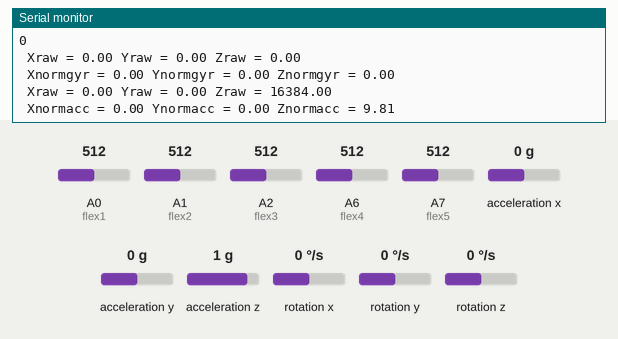
A sketch run on a simulated Arduino Nano, built with avr-gcc and run on an emulated ATmega328P. Parts: the last lines printed to the serial monitor. Inputs (shaded band) come from the test bench; at power-on: acceleration x 0 g, A0 (flex1) = 512, A6 (flex4) = 512, A7 (flex5) = 512, acceleration y 0 g, acceleration z 1 g, A1 (flex2) = 512, A2 (flex3) = 512, rotation x 0 °/s, rotation y 0 °/s, rotation z 0 °/s.

Above: at 1.2 s.
1.3 s: acceleration x set to -1.4 g
At 2.6 s:
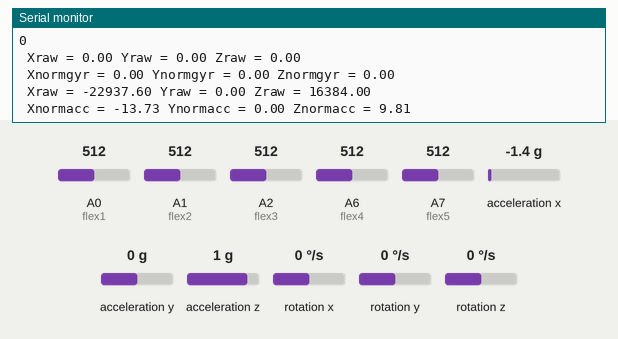
2.8 s: A0 (flex1) set to 306
4.3 s: A6 (flex4) set to 306
5.8 s: A7 (flex5) set to 306
7.3 s: acceleration y set to -1.4 g
At 8.6 s:
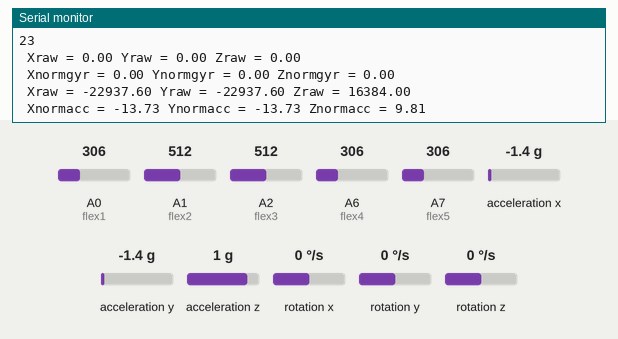
8.8 s: acceleration z set to -1.4 g
At 9.8 s:
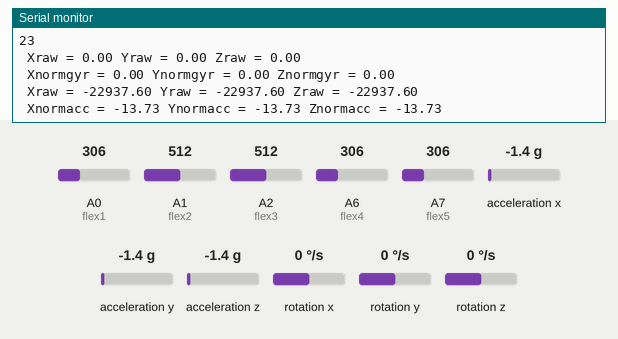
Timing chart, 0 to 11.3 s (numbered marks = the images above; inputs shaded):
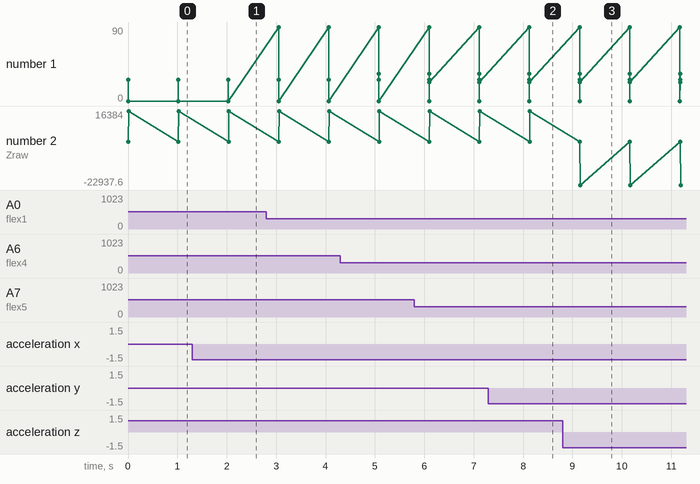

The sketch:

flex_sensor_glove.ino
```cpp
#include <MPU6050.h>
#include<Wire.h>
#include<SPI.h>
MPU6050 mpu;
#define CE_PIN 10
#define CSN_PIN 9
int flex1 = A0;
int flex2 = A1;// flex sensor is connected with analog pin A0
int flex3 = A2;
int flex4 = A6;
int flex5 = A7;
float data[8];
const uint64_t pipe = 0x1;
//RF24 radio(CE_PIN,CSN_PIN);
void setup()
{
 Serial.begin(115200);

  Serial.println("Inicjalizacja MPU6050");
  while(!mpu.begin(MPU6050_SCALE_2000DPS, MPU6050_RANGE_2G))
  {
    Serial.println("Nie mozna znalezc MPU6050 - sprawdz polaczenie!");
    delay(500);
  }
    mpu.calibrateGyro();

  // Ustawienie czułości
  mpu.setThreshold(3);
  pinMode(flex1, INPUT);
  pinMode(flex2, INPUT);
    pinMode(flex3, INPUT);
  pinMode(flex4, INPUT);
    pinMode(flex5, INPUT);
}

void loop()
{
  int kat1 = map(analogRead(flex1),351,432,90,0);
  int kat2 = map(analogRead(flex2),39,53,90,0);
  int kat3 = map(analogRead(flex3),345,577,90,0);
  int kat4 = map(analogRead(flex4),200,367,90,0);
  int kat5 = map(analogRead(flex5),120,367,90,0);
  kat1 = constrain(kat1,0,90);
  kat2 = constrain(kat2,0,90);
  kat3 = constrain(kat3,0,90);
  kat4 = constrain(kat4,0,90);
  kat5 = constrain(kat5,0,90);

    Serial.println("teraz katy");
Serial.println(kat1);
  Serial.println(kat2);
    Serial.println(kat3);
  Serial.println(kat4);
    Serial.println(kat5);
    Serial.println();
    Vector rawGyro = mpu.readRawGyro();
  Vector normGyro = mpu.readNormalizeGyro();

  Serial.print(" Xraw = ");
  Serial.print(rawGyro.XAxis);
  Serial.print(" Yraw = ");
  Serial.print(rawGyro.YAxis);
  Serial.print(" Zraw = ");
  Serial.println(rawGyro.ZAxis);

  Serial.print(" Xnormgyr = ");
  Serial.print(normGyro.XAxis);
  Serial.print(" Ynormgyr = ");
  Serial.print(normGyro.YAxis);
  Serial.print(" Znormgyr = ");
  Serial.println(normGyro.ZAxis);
  Vector rawAccel = mpu.readRawAccel();
  Vector normAccel = mpu.readNormalizeAccel();

  Serial.print(" Xraw = ");
  Serial.print(rawAccel.XAxis);
  Serial.print(" Yraw = ");
  Serial.print(rawAccel.YAxis);
  Serial.print(" Zraw = ");

  Serial.println(rawAccel.ZAxis);
  Serial.print(" Xnormacc = ");
  Serial.print(normAccel.XAxis);
  Serial.print(" Ynormacc = ");
  Serial.print(normAccel.YAxis);
  Serial.print(" Znormacc = ");
  Serial.println(normAccel.ZAxis);
  data[0]=kat1;
  data[1]=kat2;
  data[2]=kat3;
  data[3]=kat4;
  data[4]=kat5;
  data[5]=(normAccel.XAxis);
  data[6]=(normAccel.YAxis);
  data[7]=(normAccel.ZAxis);

  delay(1000);
}
```

Measured:
- after the input at 1.3 s, the serial monitor: prints a new line after 0.74 s (image 1)
- after the input at 7.3 s, the serial monitor: prints a new line after 0.84 s (image 2)
- after the input at 8.8 s, the serial monitor: prints a new line after 0.36 s (image 3)
- plotted number 1: 0 → 23 after the input at 5.8 s
